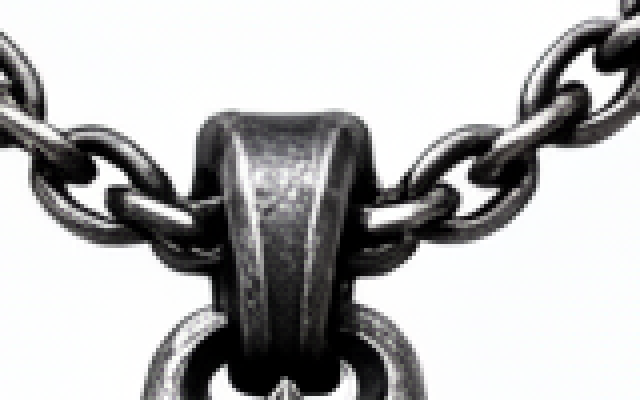
#> input picture judge-test/bail_zoom.png, 640 x 400 px
$ python -i mesh_judge.py   (imports and definitions only)
#> lines starting #> are read from the running program, lines starting #| are printed output that depends on the picture
"""LLM judge for Pixal3D reconstructions: does the mesh look like the object in the four views?

  mesh_judge.py <views_dir> <mesh.glb> [--backends strata,agy,codex] [--name NAME]

Renders grey clay views of the raw GLB from the four view cameras on the CPU (no GPU: ComfyUI holds it),
puts them under the reference views in one sheet (<mesh>.judge.png), and asks the first backend that
answers. Prints one JSON object: {"verdict": "pass"|"fail", "score": 0-10, "problems": [...],
"backend": ..., "sheet": ...}; exit 0 when judged, 3 when no backend could judge.

Backends (PA_JUDGE / --backends, in order):
  strata  the local Strata server (STRATA_URL, default http://127.0.0.1:8099), only when it is up;
          it cannot share the GPU with ComfyUI, so in a pipeline run it is normally down and skipped
  agy     Antigravity CLI, model PA_JUDGE_AGY_MODEL (default gemini-3.8-flash-high)
  codex   `codex exec -i`, when installed
"""
import base64
import json
import os
import re
import shutil
import subprocess
import sys
import urllib.request

import numpy as np
from PIL import Image, ImageDraw, ImageFont

sys.path.insert(0, os.path.dirname(os.path.abspath(__file__)))
from view_qa import CAMERAS, VIEWS   # noqa: E402

TILE = 512
PROMPT = """You are the quality gate of a 3D asset pipeline for game mods.
The image has two rows. TOP: the four reference views (front, left, back, right) that a 3D model was
reconstructed from{what}. BOTTOM: untextured grey clay renders of the reconstructed mesh from the same
four orthographic cameras, in the same order.

Decide whether this mesh is good enough to keep, or whether the pipeline should throw it away and
reconstruct again. FAIL it for any of: a major part missing, added or fused (straps, plates, spikes,
skulls, chain, bail...); melted, blobby or smeared shapes where the reference has crisp ones; wrong
proportions, thickness or curvature; holes or open sides where the reference is closed; ornament or
relief on a side whose reference is plain, or a plain side whose reference is ornate; a side or the
back that does not match its own reference; floating debris.
IGNORE: colour and texture (paint comes later), lighting, the grey background, slightly softer fine
detail than the reference, and small framing or scale differences.

Reply with ONLY one JSON object, no other text:
{{"verdict": "pass" or "fail", "score": <0-10, 10 = matches the references>, "problems": ["<view>: <defect>", ...]}}"""


# --- CPU clay render ---------------------------------------------------------------------------------
# Where each view camera sits, in raw-GLB file coordinates (up is -Z): the cameras of view_qa.CAMERAS
# (right = viewing direction x up gives exactly its image axes). The front camera is at file +Y, as
# Pixal3D's _pixal3d_c2w says: pendant v3 shows its rune ring and skulls there and the engraved back star
# at -Y. (A "front = -Y" reading from chestplate v2 was wrong: that mesh had its relief on the back.)
EYE = {"front": (0, 1, 0), "back": (0, -1, 0), "left": (-1, 0, 0), "right": (1, 0, 0)}
UP = np.array([0.0, 0.0, -1.0])


# [24 lines left out: function clay, not called in this run]


def reference(path, size=TILE):
    """The view, cut out, on the same grey, fitted to the tile the same way the render is."""
#> called with path = '../../../judge-test/bail_zoom.png', size = 512
    rgba = Image.open(path).convert("RGBA")
    box = rgba.getchannel("A").point(lambda a: 255 if a > 127 else 0).getbbox() or (0, 0, *rgba.size)
#> box = (0, 0, 640, 400)
    crop = rgba.crop(box)
    k = 0.9 * size / max(crop.size)
#> k = 0.72
    crop = crop.resize((max(1, round(crop.width * k)), max(1, round(crop.height * k))), Image.LANCZOS)
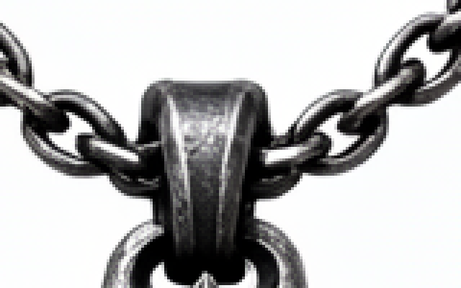
#> crop: PIL image 461x288 RGBA; mean R, G, B, A 183.4, 183.4, 183.7, 255
    tile = Image.new("RGB", (size, size), (96, 96, 96))
#> tile: PIL image 512x512 RGB; every value is 96
    tile.paste(crop, ((size - crop.width) // 2, (size - crop.height) // 2), crop)
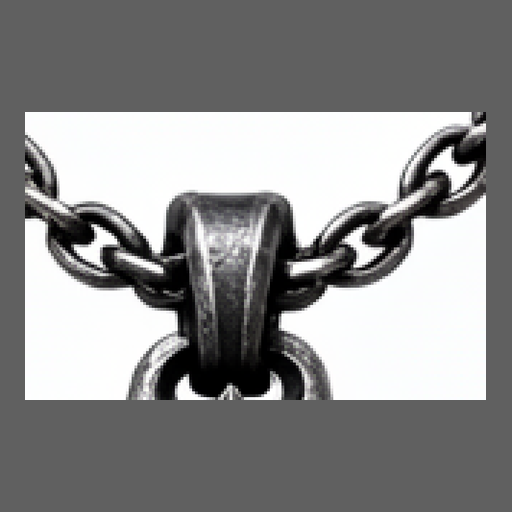
#> tile: PIL image 512x512 RGB; mean R, G, B 140.3, 140.3, 140.4
    return tile


# [75 lines left out: functions sheet, parse, strata, agy, codex, not called in this run]


BACKENDS = {"strata": strata, "agy": agy, "codex": codex}


# [35 lines left out: functions judge, main, not called in this run]


# [2 lines not run here, left out]

>>> result = reference('../../../judge-test/bail_zoom.png')
